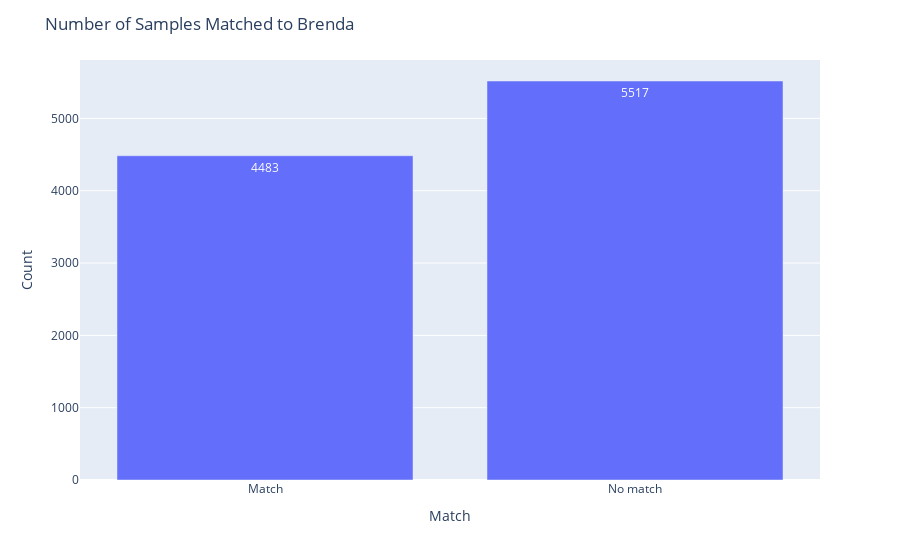
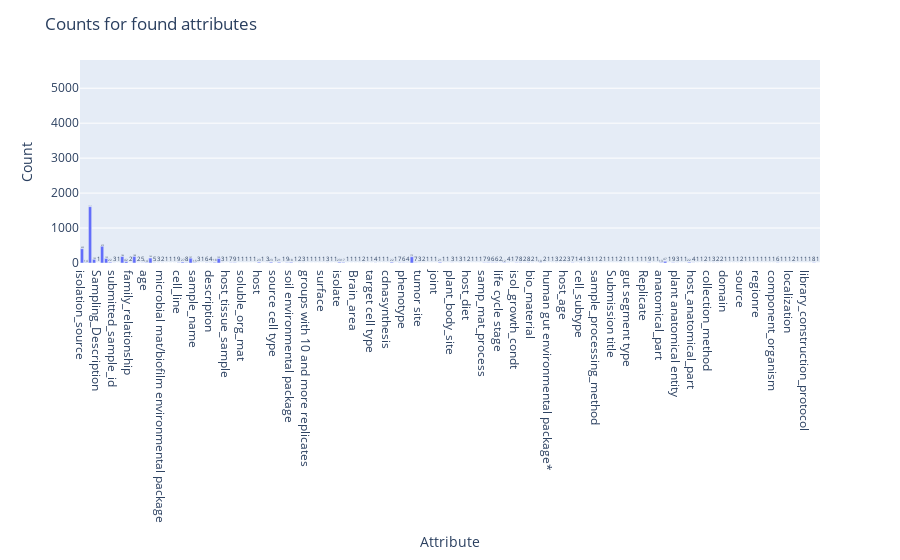

The code cell stored with these charts, in order, in its notebook:
### Code cell
importlib.reload(tissue_eval)

tissue_eval.matches_graph(result_dict)
tissue_eval.attribute_name_graph(attribute_dict)

### Figure 1 — Plotly figure (JSON) as saved in the notebook; plotly's stock layout.template omitted (floating-point values rounded to 4 significant figures)
{"data": [{"alignmentgroup": "True", "hovertemplate": "match=%{x}<br>count=%{y}<br>label=%{text}<extra></extra>", "legendgroup": "", "marker": {"color": "#636efa", "pattern": {"shape": ""}}, "name": "", "offsetgroup": "", "orientation": "v", "showlegend": false, "text": [4483, 5517], "textposition": "auto", "type": "bar", "x": ["Match", "No match"], "xaxis": "x", "y": [4483, 5517], "yaxis": "y"}], "layout": {"barmode": "relative", "legend": {"tracegroupgap": 0}, "margin": {"t": 60}, "title": {"text": "Number of Samples Matched to Brenda"}, "xaxis": {"anchor": "y", "domain": [0, 1], "title": {"text": "Match"}}, "yaxis": {"anchor": "x", "domain": [0, 1], "title": {"text": "Count"}}}}

### Figure 2 — Plotly figure (JSON) as saved in the notebook; plotly's stock layout.template omitted (floating-point values rounded to 4 significant figures; data arrays with more than 128 entries replaced by an {"elided": "..."} marker saying what was removed)
{"data": [{"alignmentgroup": "True", "hovertemplate": "attribute=%{x}<br>count=%{y}<br>label=%{text}<extra></extra>", "legendgroup": "", "marker": {"color": "#636efa", "pattern": {"shape": ""}}, "name": "", "offsetgroup": "", "orientation": "v", "showlegend": false, "text": {"elided": "185 int values"}, "textposition": "auto", "type": "bar", "x": {"elided": "185 str values"}, "xaxis": "x", "y": {"elided": "185 int values"}, "yaxis": "y"}], "layout": {"barmode": "relative", "legend": {"tracegroupgap": 0}, "margin": {"t": 60}, "title": {"text": "Counts for found attributes"}, "xaxis": {"anchor": "y", "domain": [0, 1], "title": {"text": "Attribute"}}, "yaxis": {"anchor": "x", "domain": [0, 1], "title": {"text": "Count"}}}}
